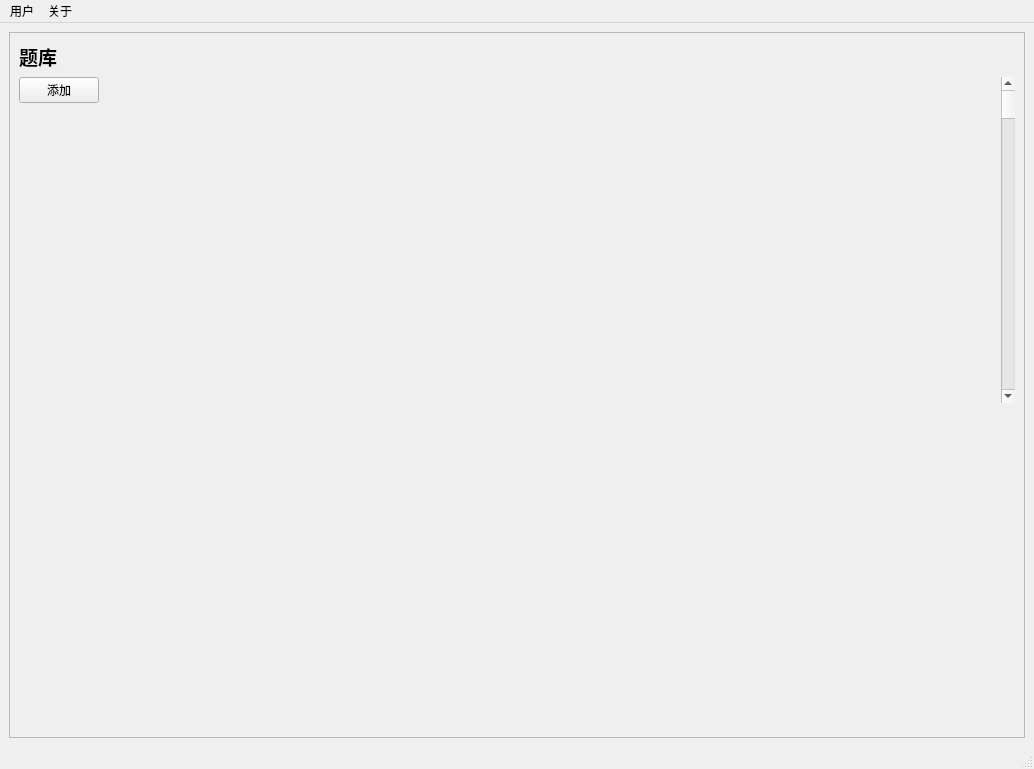
<?xml version="1.0" encoding="UTF-8"?>
<ui version="4.0">
 <class>mainWindow</class>
 <widget class="QMainWindow" name="mainWindow">
  <property name="geometry">
   <rect>
    <x>0</x>
    <y>0</y>
    <width>1034</width>
    <height>769</height>
   </rect>
  </property>
  <property name="windowTitle">
   <string>MainWindow</string>
  </property>
  <widget class="QWidget" name="centralwidget">
   <layout class="QHBoxLayout" name="horizontalLayout">
    <item>
     <widget class="QFrame" name="frame">
      <property name="sizePolicy">
       <sizepolicy hsizetype="MinimumExpanding" vsizetype="Expanding">
        <horstretch>0</horstretch>
        <verstretch>0</verstretch>
       </sizepolicy>
      </property>
      <property name="frameShape">
       <enum>QFrame::StyledPanel</enum>
      </property>
      <property name="frameShadow">
       <enum>QFrame::Raised</enum>
      </property>
      <layout class="QVBoxLayout" name="verticalLayout">
       <item>
        <widget class="QLabel" name="label">
         <property name="font">
          <font>
           <family>Adobe Devanagari</family>
           <pointsize>14</pointsize>
           <weight>75</weight>
           <bold>true</bold>
          </font>
         </property>
         <property name="text">
          <string>题库</string>
         </property>
        </widget>
       </item>
       <item>
        <layout class="QGridLayout" name="gridLayout">
         <item row="1" column="0">
          <spacer name="verticalSpacer_2">
           <property name="orientation">
            <enum>Qt::Vertical</enum>
           </property>
           <property name="sizeHint" stdset="0">
            <size>
             <width>20</width>
             <height>40</height>
            </size>
           </property>
          </spacer>
         </item>
         <item row="0" column="0">
          <widget class="QPushButton" name="pushButton">
           <property name="text">
            <string>添加</string>
           </property>
          </widget>
         </item>
         <item row="0" column="2" rowspan="2">
          <widget class="QScrollBar" name="verticalScrollBar">
           <property name="orientation">
            <enum>Qt::Vertical</enum>
           </property>
          </widget>
         </item>
         <item row="0" column="1">
          <spacer name="horizontalSpacer">
           <property name="orientation">
            <enum>Qt::Horizontal</enum>
           </property>
           <property name="sizeHint" stdset="0">
            <size>
             <width>40</width>
             <height>20</height>
            </size>
           </property>
          </spacer>
         </item>
        </layout>
       </item>
       <item>
        <spacer name="verticalSpacer">
         <property name="orientation">
          <enum>Qt::Vertical</enum>
         </property>
         <property name="sizeHint" stdset="0">
          <size>
           <width>20</width>
           <height>310</height>
          </size>
         </property>
        </spacer>
       </item>
      </layout>
     </widget>
    </item>
   </layout>
  </widget>
  <widget class="QMenuBar" name="menubar">
   <property name="geometry">
    <rect>
     <x>0</x>
     <y>0</y>
     <width>1034</width>
     <height>26</height>
    </rect>
   </property>
   <widget class="QMenu" name="menu">
    <property name="title">
     <string>用户</string>
    </property>
    <addaction name="action"/>
    <addaction name="action_2"/>
    <addaction name="action_3"/>
   </widget>
   <widget class="QMenu" name="menu_2">
    <property name="title">
     <string>关于</string>
    </property>
   </widget>
   <addaction name="menu"/>
   <addaction name="menu_2"/>
  </widget>
  <widget class="QStatusBar" name="statusbar"/>
  <action name="action">
   <property name="text">
    <string>登录</string>
   </property>
  </action>
  <action name="action_2">
   <property name="text">
    <string>注册</string>
   </property>
  </action>
  <action name="action_3">
   <property name="text">
    <string>注销</string>
   </property>
  </action>
 </widget>
 <resources/>
 <connections/>
</ui>
